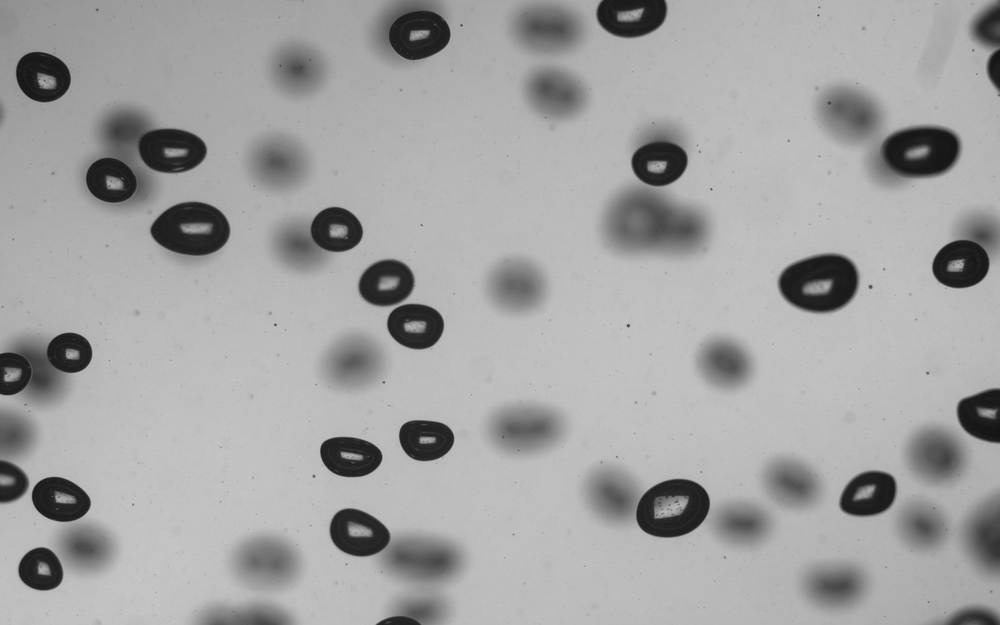
#> input picture frame_000030.tif, 1000 x 625 px, shrunk from 1920 x 1200 before the run, found by its file name
$ jupyter execute CircleDetection_v1.ipynb
#> lines starting #> are read from the running program, lines starting #| are printed output that depends on the picture; after the words box and inside, x2 and y2 are one past the last pixel; in counts of white or black regions, pixels touching at a corner belong together
# Circle detection - v1

[cell 1]
import numpy as np
import matplotlib.pyplot as plt
from skimage import io, color
import scipy.ndimage as ndi

Loading the image and verifying it's with 3 channels

[cell 2]
# Load the image
image = io.imread("/Users/noedaniel/Desktop/Image Processing/frame_000030.tif")
#> image is the input picture: shape (625, 1000); min 20, max 198, mean 162.8

if image.ndim == 3:
    image_gray = color.rgb2gray(image)
else:
    image_gray = image

plt.figure(figsize=(5, 5))
plt.imshow(image_gray, cmap='gray')
plt.title("Grayscale Image")
plt.axis('off')
plt.show()

### Thresholding phase

Threshold (the values need to be tested before on ImageJ to remove under surface bubbles). We do a over/under threshold (like on ImageJ)

[cell 3]
# Define the lower and upper threshold values
lower_threshold = 60
upper_threshold = 255

over_under_threshold_image = np.zeros_like(image_gray)
over_under_threshold_image[image_gray > upper_threshold] = 1
over_under_threshold_image[image_gray < lower_threshold] = -1

plt.figure(figsize=(5, 5))
plt.imshow(over_under_threshold_image, cmap='gray')
plt.title("Over-Under Threshold Image")
plt.axis('off')
plt.show()

### Canny filtering.

Once the tresholding is done, we apply Canny filter

[cell 4]
from skimage.feature import canny

# Perform Canny edge detection
edges_canny_skimage = canny(over_under_threshold_image.astype(float), sigma=1.0)

plt.figure(figsize=(6, 6))
plt.imshow(edges_canny_skimage, cmap='gray')
plt.title("Canny Edges on Thresholded Image (Scikit)")
plt.axis("off")
plt.show()
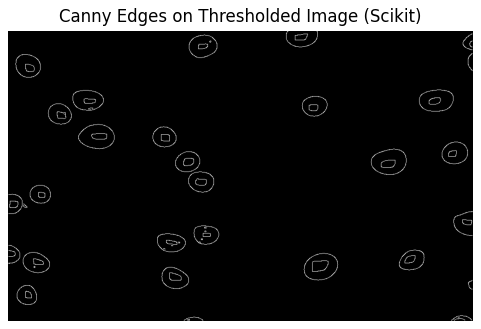
#> figure drawn by matplotlib, 1 panel

Highlighting edges, we get

[cell 5]
# Create a copy of the original image to draw on and convert to RGB
overlay_image = np.stack([image] * 3, axis=-1)

# Increase the thickness of the edges
thick_edges = ndi.binary_dilation(edges_canny_skimage, iterations=3)

# Set the red color for the edges
overlay_image[thick_edges] = [255, 0, 0]
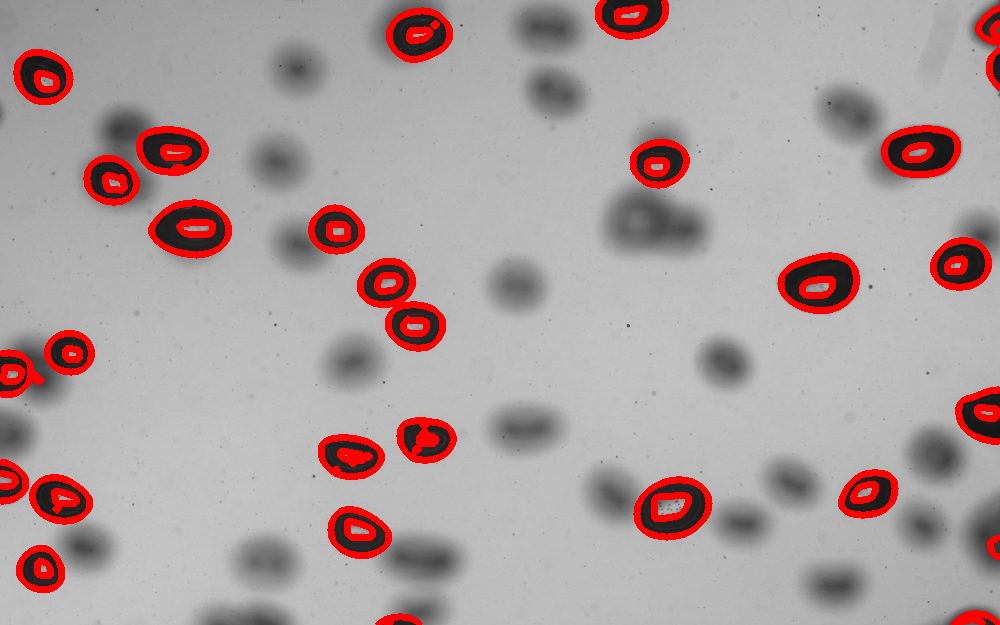
#> overlay_image: shape (625, 1000, 3); 5.78% of pixels changed, all inside (x1, y1, x2, y2) = (0, 0, 1000, 625); drawn as R, G, B

plt.figure(figsize=(6, 6))
plt.imshow(overlay_image)
plt.title("Original Image with Canny detcted edges")
plt.axis("off")
plt.show()

[cell 6]
fig, axes = plt.subplots(1, 3, figsize=(18, 6))

axes[0].imshow(image, cmap='gray')
axes[0].set_title("Original Image")
axes[0].axis('off')

axes[1].imshow(over_under_threshold_image, cmap='gray')
axes[1].set_title("Thresholded Image")
axes[1].axis('off')

axes[2].imshow(overlay_image)
axes[2].set_title("Original Image with Edges Highlighted")
axes[2].axis('off')

plt.tight_layout()
plt.show()
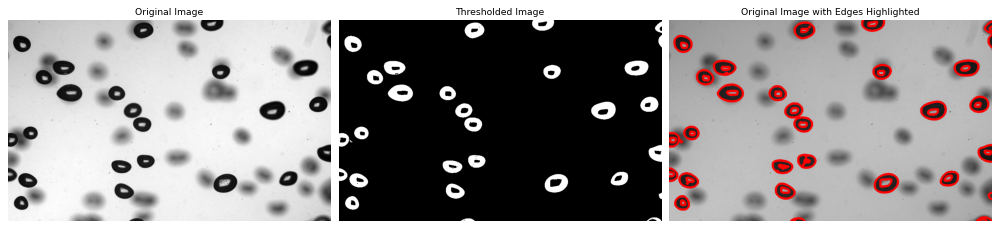
#> figure drawn by matplotlib, 3 panels

### Filling the bubbles

Let's use `binary_fill_holes`to improve the process

[cell 7]
filled_image = ndi.binary_fill_holes(edges_canny_skimage)

# Visualize the filled binary image
plt.figure(figsize=(6, 6))
plt.imshow(filled_image, cmap='gray')
plt.title("Binary Image with Filled Holes")
plt.axis()
plt.show()
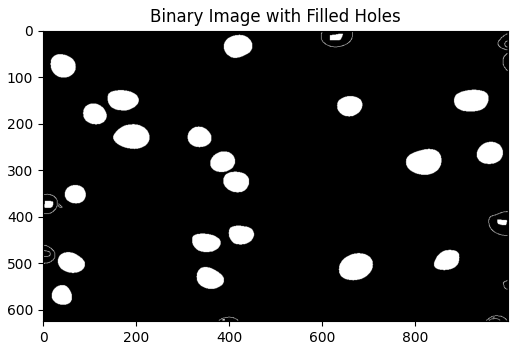
#> figure drawn by matplotlib, 1 panel

[cell 8]
# Perform Canny edge detection on the filled image
edges_canny_filled = canny(filled_image.astype(float), sigma=1.0)

# Increase the thickness of the edges
thick_edges_filled = ndi.binary_dilation(edges_canny_filled, iterations=3)

# Create a copy of the original image to draw on and convert to RGB
overlay_image_filled = np.stack([image] * 3, axis=-1)

# Set the red color for the edges
overlay_image_filled[thick_edges_filled] = [255, 0, 0]
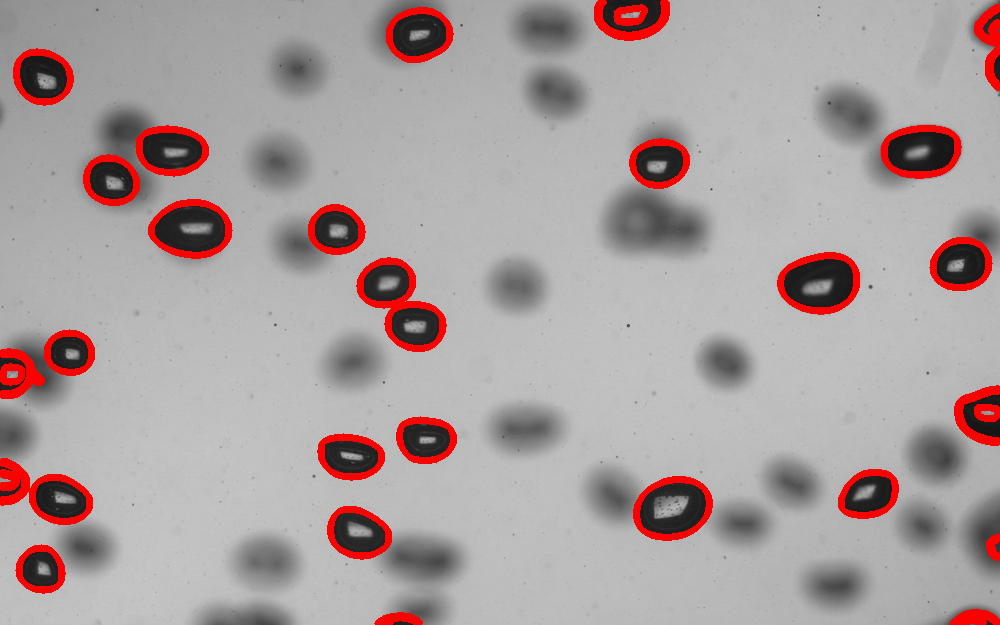
#> overlay_image_filled: shape (625, 1000, 3); 4.73% of pixels changed, all inside (x1, y1, x2, y2) = (0, 0, 1000, 625); drawn as R, G, B

plt.figure(figsize=(6, 6))
plt.imshow(overlay_image_filled)
plt.title("Original Image with Canny detected edges on Filled Image")
plt.axis("off")
plt.show()

[cell 9]
fig, axes = plt.subplots(1, 3, figsize=(18, 6))

axes[0].imshow(image, cmap='gray')
axes[0].set_title("Original Image")
axes[0].axis('off')

axes[1].imshow(filled_image, cmap='gray')
axes[1].set_title("Thresholded and Binary Fill")
axes[1].axis('off')

axes[2].imshow(overlay_image_filled)
axes[2].set_title("Improved two steps edge detection")
axes[2].axis('off')

plt.tight_layout()
plt.show()
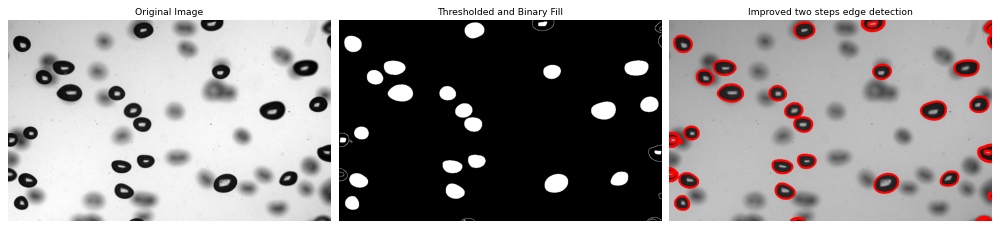
#> figure drawn by matplotlib, 3 panels

### Hough transform

First let's start back from the edged image

[cell 10]
plt.imshow(edges_canny_filled, cmap='viridis')
plt.axis('off')
plt.title('Canny Edge Detection on Filled Image')
plt.show()
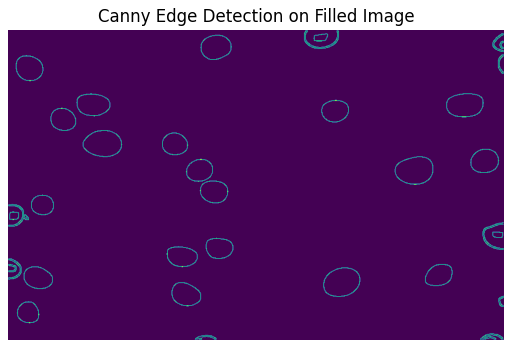
#> figure drawn by matplotlib, 1 panel

Let's do the Hough transform on this now for circles.

[cell 11]
from skimage.transform import hough_circle, hough_circle_peaks
from skimage.draw import circle_perimeter

# Define the radius range for the circles
hough_radii = np.arange(40, 200, 2)

# Perform Hough transform for circles
hough_res = hough_circle(edges_canny_filled, hough_radii)

# Select the most prominent circles
accums, cx, cy, radii = hough_circle_peaks(hough_res, hough_radii, min_xdistance=90, min_ydistance=90, threshold=0.2)

# Visualize the detected circles
fig, ax = plt.subplots(ncols=1, nrows=1, figsize=(10, 10))
image_with_circles = color.gray2rgb(image_gray)

for center_y, center_x, radius in zip(cy, cx, radii):
    circy, circx = circle_perimeter(center_y, center_x, radius)
    circy = np.clip(circy, 0, image_with_circles.shape[0] - 1)
    circx = np.clip(circx, 0, image_with_circles.shape[1] - 1)
    image_with_circles[circy, circx] = (220, 20, 20)
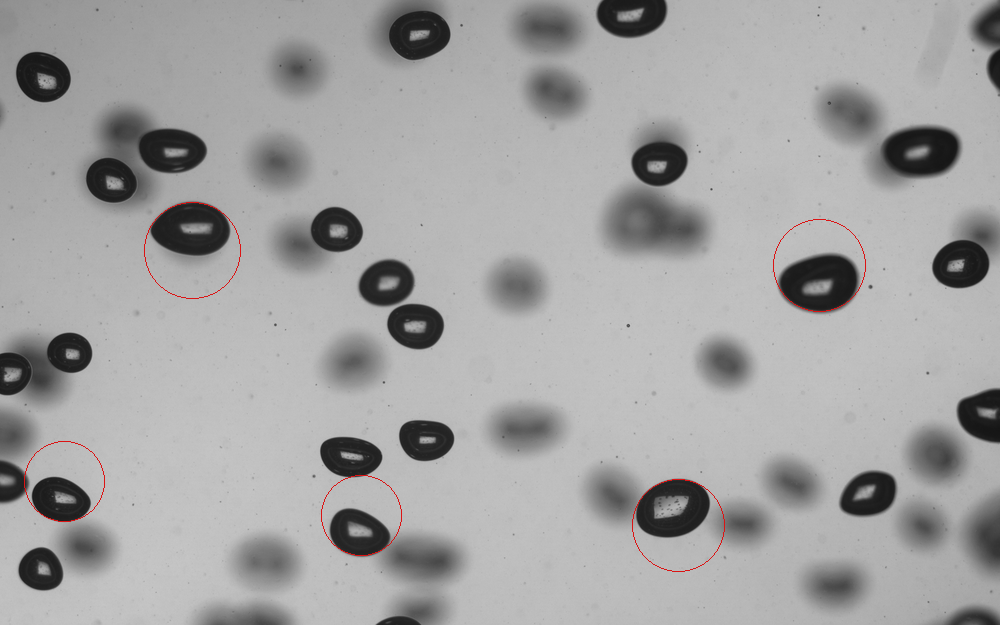
#> image_with_circles: shape (625, 1000, 3); 0.2% of pixels changed, all inside (x1, y1, x2, y2) = (24, 202, 866, 572)

ax.imshow(image_with_circles, cmap=plt.cm.gray)
plt.title("Detected Circles with Hough Transform (Scikit)")
plt.axis('off')
plt.show()

[cell 12]
print(len(cx), "circles detected")

[cell 13]
plt.figure(figsize=(10, 10))
plt.imshow(image_gray, cmap='gray')
plt.title("Detected Circles")

for center_y, center_x, radius in zip(cy, cx, radii):
    circle = plt.Circle((center_x, center_y), radius, color='red', fill=False)
    plt.gca().add_patch(circle)

plt.axis('off')
plt.show()
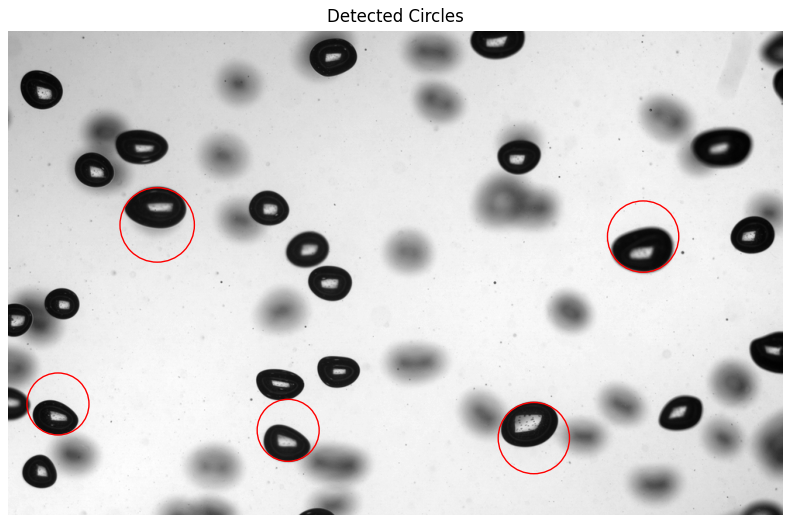
#> figure drawn by matplotlib, 1 panel

### Recap

[cell 14]
fig, axes = plt.subplots(1, 4, figsize=(24, 6))

axes[0].imshow(image, cmap='gray')
axes[0].set_title("Original Image")
axes[0].axis('off')

axes[1].imshow(filled_image, cmap='gray')
axes[1].set_title("Thresholded and Binary Fill")
axes[1].axis('off')

axes[2].imshow(overlay_image_filled)
axes[2].set_title("Improved two steps edge detection")
axes[2].axis('off')

axes[3].imshow(image_gray, cmap='gray')
axes[3].set_title("Detected Circles")
for center_y, center_x, radius in zip(cy, cx, radii):
    circle = plt.Circle((center_x, center_y), radius, color='red', fill=False)
    axes[3].add_patch(circle)
axes[3].axis('off')

plt.tight_layout()
plt.show()
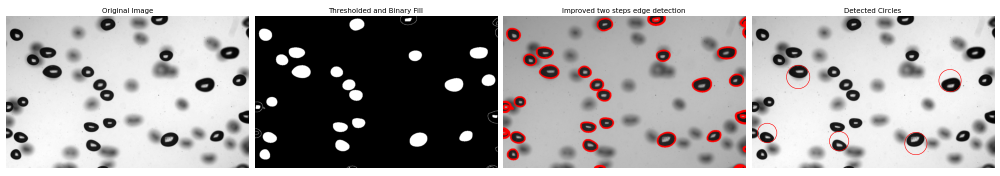
#> figure drawn by matplotlib, 4 panels
